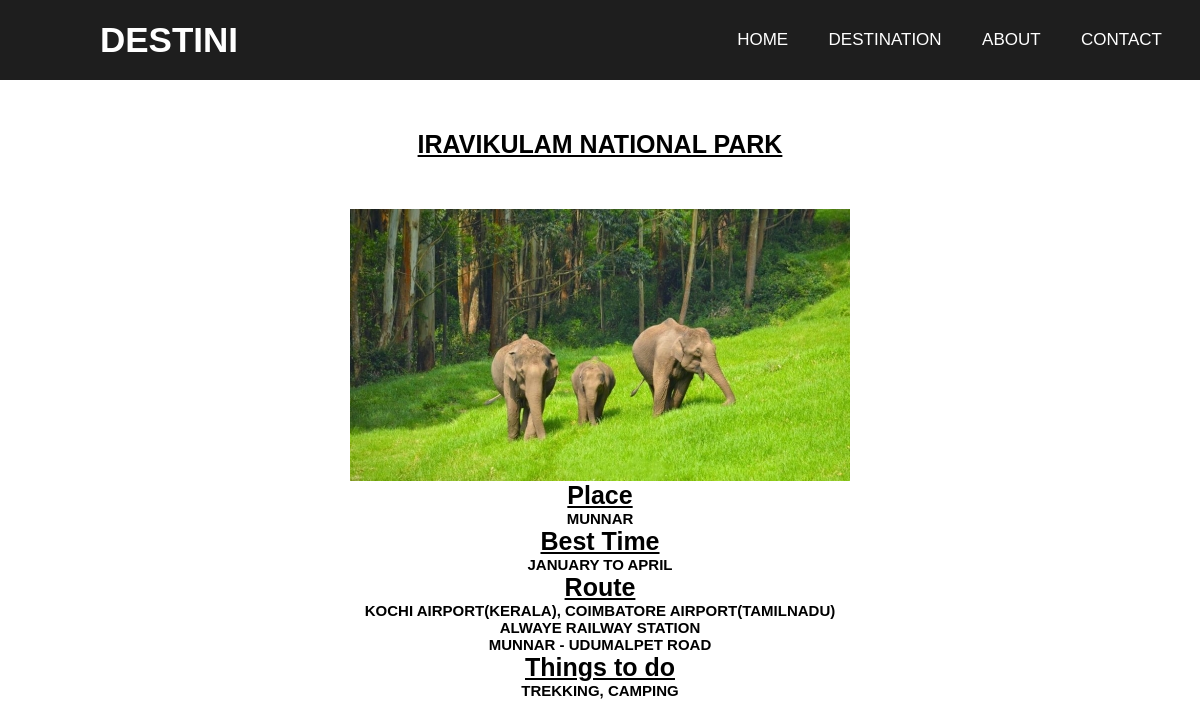
/destination/IRAVIKULAM NATIONAL PARK/, run on the app's committed database.
### destination/models.py (models this page shows, shortened)
class destination(models.Model):
    name = models.CharField(max_length=50, unique=True, verbose_name="Name")
    district = models.ForeignKey('districts', on_delete=models.CASCADE)
    place = models.CharField(max_length=50, verbose_name="Place")
    route_road = models.CharField(max_length=100, verbose_name="By road")
    route_air = models.CharField(max_length=100, verbose_name="By air")
    route_rail = models.CharField(max_length=100, verbose_name="By rail")
    best_time = models.TextField(verbose_name="Best time for visit")
    Things_to_do = models.TextField(verbose_name="Things to do")
    type = models.CharField(max_length=200, verbose_name="Type")
    image = models.ImageField(upload_to='pics', verbose_name="Picture")
    class Meta:
        verbose_name = 'Destination'
        verbose_name_plural = 'Destinations'

### destination/views.py (the view)
# urls.py: path('destination/<str:dest_name>/', destination_details),
def destination_details(request, dest_name):
    dist = districts.objects.get(name="IDUKKI")
    dest = destination.objects.get(name=dest_name)
    return render(request, "destination_details.html", {'dest': dest, 'dist': dist})

### destination/templates/destination_details.html (shortened to what this page needs)
<!DOCTYPE html>
<html lang="en">
<head>
    {% load static %}
    <link href="{% static 'style.css' %}" rel="stylesheet" type="text/css">
</head>
<body>
<nav class="menu-bar">
    <div>
       <label class="logo">DESTINI</label>
       <ul class="lists">
         <li class="list"><a class="link active" href="/">Home</a></li>
         <li class="list"><a class="link active" href="/destinations/{{ dist.name }}/">Destination</a></li>
         <li class="list"><a class="link active" href="/about/">About</a></li>
         <li class="list"><a class="link active" href="/contact/">Contact</a></li>
       </ul>
    </div>
  </nav>
  <div>
      <h1 class="headings">{{ dest.name }}</h1>
      <img class="dest-img" src="{{ dest.image.url }}">
      <h2 class="dest-h2">Place</h2>
      <h4 class="dest-h4">{{ dest.place }}</h4>
      <h2 class="dest-h2">Best Time</h2>
      <h4 class="dest-h4">{{ dest.best_time }}</h4>
      <h2 class="dest-h2">Route</h2>
      <h4 class="dest-h4">{{ dest.route_air }}</h4>
      <h4 class="dest-h4">{{ dest.route_rail }}</h4>
      <h4 class="dest-h4">{{ dest.route_road }}</h4>
      <h2 class="dest-h2">Things to do</h2>
      <h4 class="dest-h4">{{ dest.Things_to_do }}</h4>
  </div>
</body>
</html>

### destination/static/style.css (style rules this page uses)
* { padding: 0; margin: 0; text-decoration: none; list-style: none; box-sizing: border-box; }
body { font-family: sans-serif; }
.menu-bar { background: #1e1e1e; height: 80px; width:100%; }
.logo { color: white; font-size: 35px; line-height: 80px; padding: 0 100px; font-weight: bold; }
.lists { float: right; margin-right: 20px }
.list { display: inline-block; line-height: 80px; margin: 0 5px; }
.link { color: white; font-size: 17px; text-transform: uppercase; padding: 7px 13px; border-radius: 3px; }
img:nth-child(2) { animation-delay: 2s; }
h1 { text-align: center; margin-top: 50px; margin-bottom: 50px; }
.headings { text-align: center; font-size: 25px; text-decoration: underline; }
.dest-img { display: block; margin-left: auto; margin-right: auto; }
.dest-h2 { font-weight: bold; font-size: 25px; text-align: center; text-decoration: underline; }
.dest-h4 { font-size: 15px; text-align: center; }

### data on the page
destination: name "IRAVIKULAM NATIONAL PARK", image (picture), place "MUNNAR", best_time "JANUARY TO APRIL", route_air "KOCHI AIRPORT(KERALA), COIMBATORE AIRPORT(TAMILNADU)", route_rail "ALWAYE RAILWAY STATION", route_road "MUNNAR - UDUMALPET ROAD", Things_to_do "TREKKING, CAMPING"
